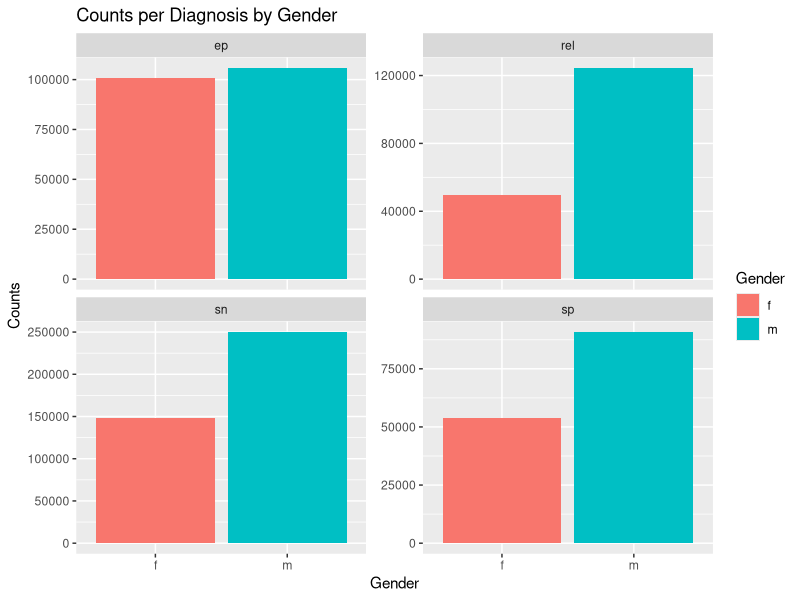
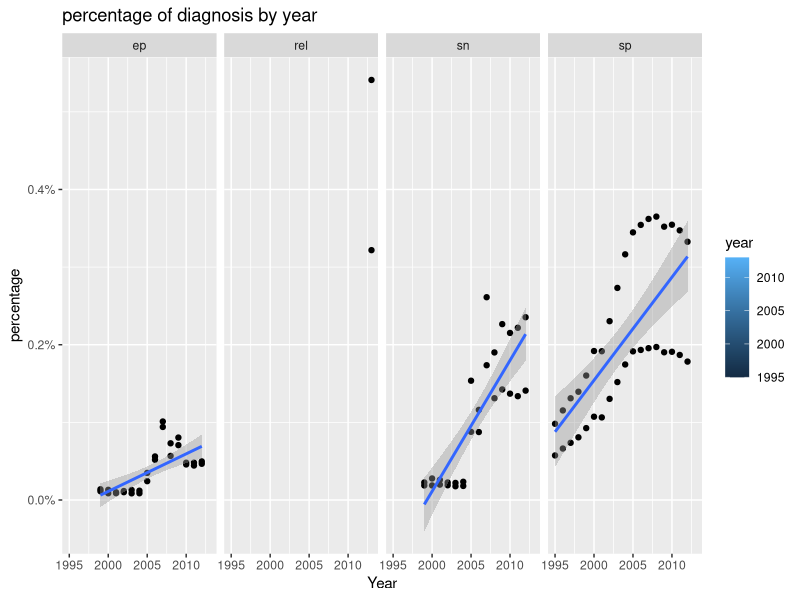
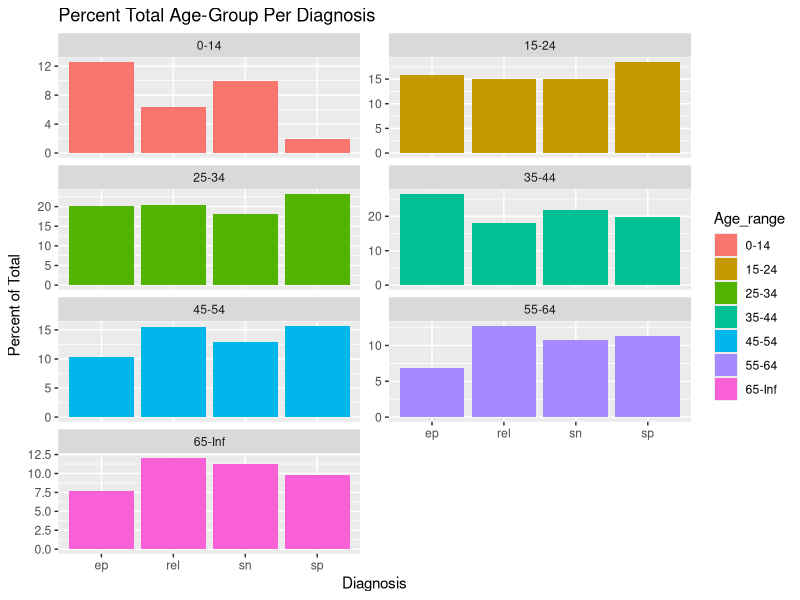

Generate these figures, in order, with R:
## ---- chunk 1
library(dplyr)
library(tidyr)
library(ggplot2)

#your code here
data(who)
data(population)

long_who <- who %>% pivot_longer(
  cols = new_sp_m014:newrel_f65,
  names_to = c("diagnosis", "gender", "age"),
  names_pattern = "new_?(.*)_(.)(.*)",
  values_to = "count"
)

## ---- chunk 2
# your code here

who_left_df = left_join(long_who, population, by = c('country','year'))


## ---- chunk 3
# your code here

who_left_df <- who_left_df %>% 
  separate(age, 
           sep = c(-2),
           into = c("min_age", "max_age"))


## ---- chunk 4
# your code here

who_left_df <- who_left_df %>%
  mutate(min_age = if_else(min_age == "", max_age, min_age),
         max_age = if_else(max_age == "65", "Inf", max_age))

who_left_df$min_age = as.character(who_left_df$min_age)
who_left_df$max_age = as.character(who_left_df$max_age)

## ---- chunk 5
# your code here

count_per_diagnosis = who_left_df %>%
  group_by(gender,diagnosis) %>%
  summarize(count = sum(count, na.rm = TRUE))
head(count_per_diagnosis)


## ---- chunk 6
#your code here
ggplot(who_left_df, aes(x = gender, y = count, fill = gender)) +
  geom_col(position = "dodge") +
  facet_wrap(~ diagnosis, scales = "free_y", ncol = 2) +
  labs(x = "Gender", y = "Counts", fill = "Gender", title = "Counts per Diagnosis by Gender") 

## ---- chunk 7
# your code here

who_left_df_filtered <- who_left_df %>%
  na.omit()
per_pop <- who_left_df_filtered %>%
  group_by(year, gender, diagnosis) %>%
  summarize(percentage = sum(count) / sum(population) * 100)
print(per_pop)

## ---- chunk 8
# your code here

ggplot(per_pop) +
  geom_point(aes(x = year, y = percentage, fill = year)) +
  geom_smooth(method = "lm", aes(y=percentage, x=year)) +
  facet_grid(~diagnosis) +
  scale_y_continuous(labels = scales::percent_format()) +
  labs(title = 'percentage of diagnosis by year', x= 'Year', y = "percentage")
  
## ---- chunk 9
# your code here

who_left_df_filtered <- who_left_df_filtered %>%
  unite(col = 'age_range', min_age:max_age, sep = '-')

## ---- chunk 10
# your code here

count_all <- who_left_df_filtered %>%
  group_by(diagnosis) %>%
  summarize(count_all = sum(count))

age_group_count <- who_left_df_filtered %>%
  group_by(diagnosis, age_range) %>%
  summarize(age_group_count = sum(count))

per_diag_age <- count_all %>%
  left_join(age_group_count, by='diagnosis')

per_diag_age <- per_diag_age %>%
  mutate(percentage = (age_group_count/count_all)*100)

ggplot(per_diag_age, aes(x = diagnosis, y = percentage, fill = age_range)) +
  geom_col(position = "dodge") +
  facet_wrap(~ age_range, scales = "free_y", ncol = 2) +
  labs(x = "Diagnosis", y = "Percent of Total", fill = "Age_range", title = "Percent Total Age-Group Per Diagnosis")

